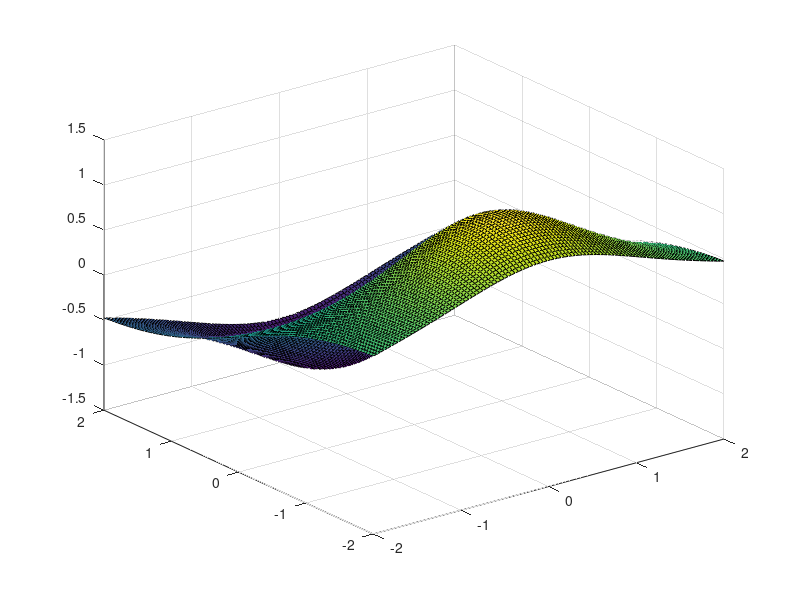

Write MATLAB code to recreate this figure.
function trashPatchAnimation1D()
%% For Liv's Sanity 
clf 

%% Variables 
% westPatchShorePollutionRate = 4064.18; %kg/year  
% 
% oceanDebrisWestPollutionRate = 2177.24; %kg/year
% 
% % eastPatchShorePollutionRate = 290.30; %kg/year 
% % 
% % oceanDebrisEastPollutionRate = 2177.24; %kg/year
% 
% %diffusion = 0.005425; %kg/year; 
% 
% westPatch = 14*16329325.33; %Size in kg
% 
% % eastPatch = 16329325.33; %Size in kg 
% 
% currentFromWestToEast = (21444.5*5.25); % Averaged current rates in km/year
%                                       %Converted into kg/year using density
% 
% %currentFromEastToWest = (1576.8*5.25); % Averaged current rates in km/year
%                                      % Converted into kg/year using density
%                                      
% westNormal = 1;
% %eastNormal = 1; 
% a = 1;
% b = 1;
% r = a^2 + b^2 ; 
% 
% 

% xMin = 1;
% xMax = 10;
% yMin = 1;
% yMax = 10;

x = 2; 
y = 2; 

%                                      
%time = 1; % Current time (future iterations will be in years from present.)


%% Running code 

    X = linspace(-2, 2);
    Y = linspace(-2, 2); 
    U0 = zeros(100,100);
    size(U0)
    function res = Udipole(t,x,y)
        res = [0.5* log(((x - 1)^2 + y^2)/((x + 1)^2 + y^2))];
    end
    for i = 1: 100 
       for j = 1:100
        U0(i,j) = Udipole(0, X(i), Y(j));
       end
    end 
    U0 = reshape(U0,[10000,1]); 
    %Convert to matrix
    function divgrad = Divgrad(~, V)
          size(V)
          V = reshape(V,[100,100]);
          [dx, dy] = gradient(V);
          divgrad = divergence(dx,dy);
          divgrad = reshape(divgrad,[10000, 1]);
    end 
    [t,y] = ode45(@Divgrad, [0 100], U0);
    %subplot(2,1,1);
    for i = 1: length(t) 
        axis([-2 2 -2 2 -5 5]); %axis([xMin xMax yMin yMax]); 
        pause(.5);
        U = reshape(y(i,:), [100 100]);
        az = 180;
        surf(X,Y,U) 
    end 

%         subplot(2,1,2); 
%         axis([-10 10 -10 10]);
%         V = [-y; .5*x]; 
%         c = curl(V); 
%         plot(t, c, 'r'); 
%         hold on

            
end 